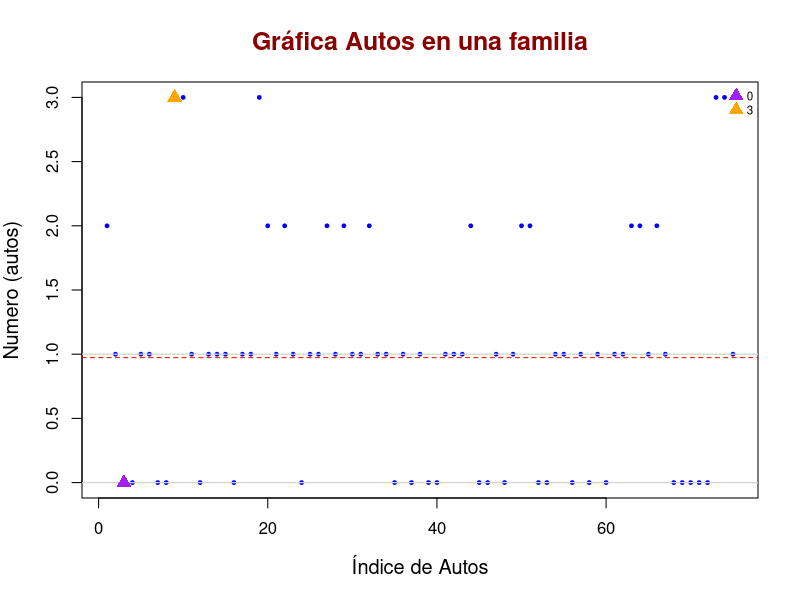
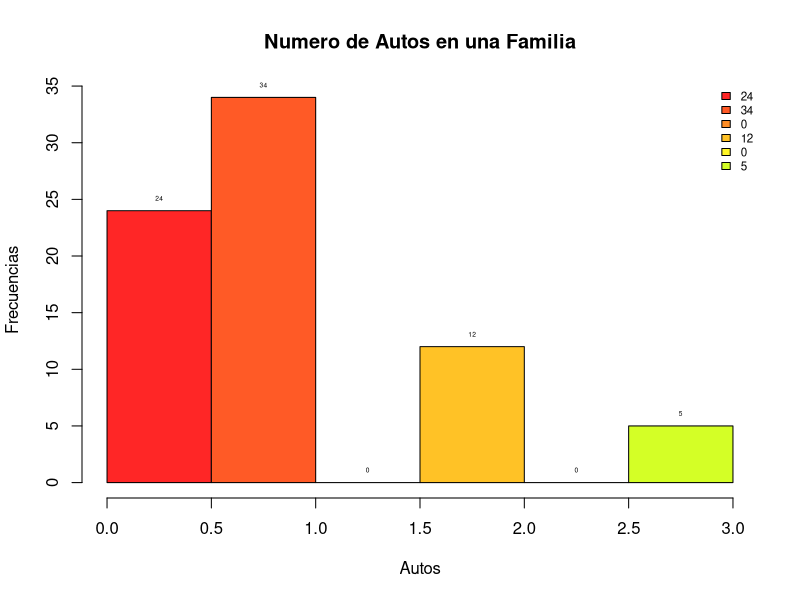
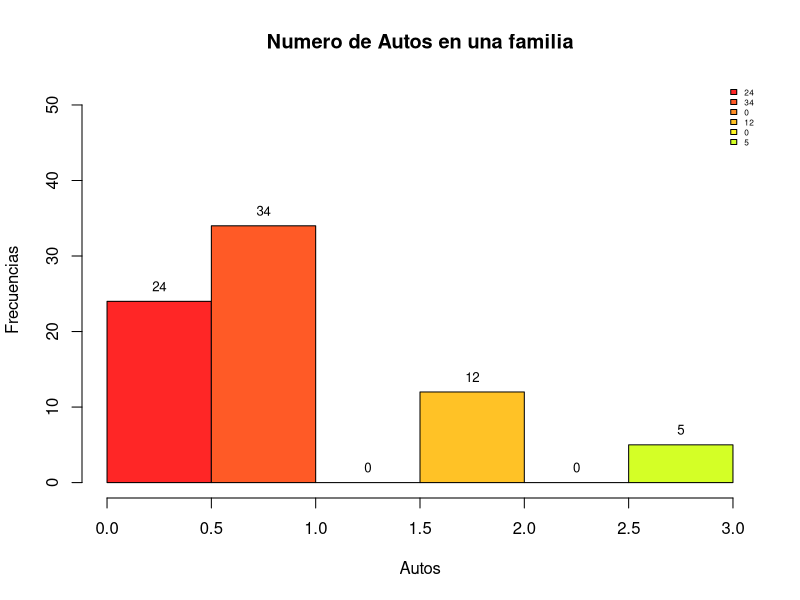
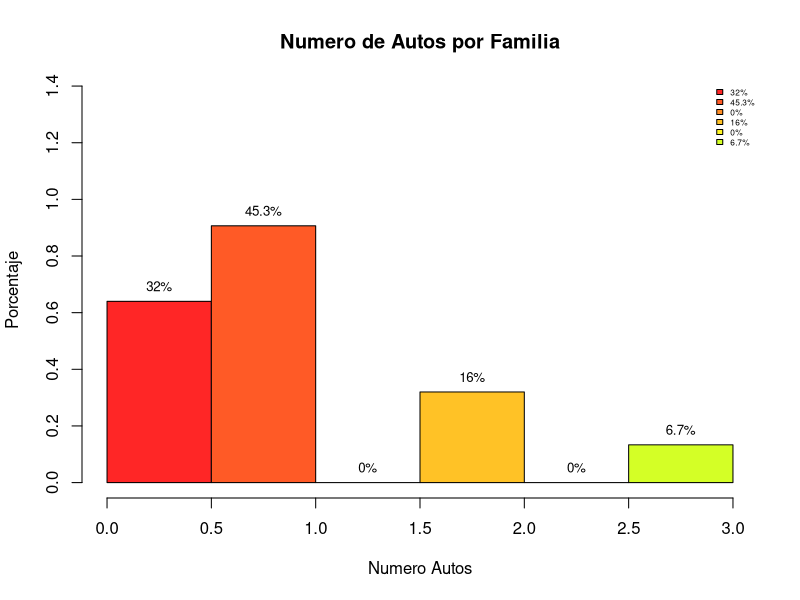
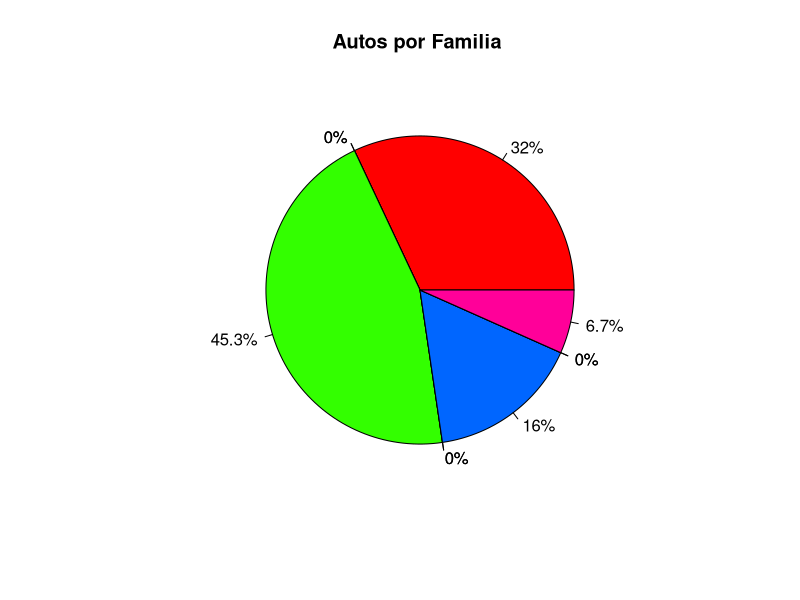
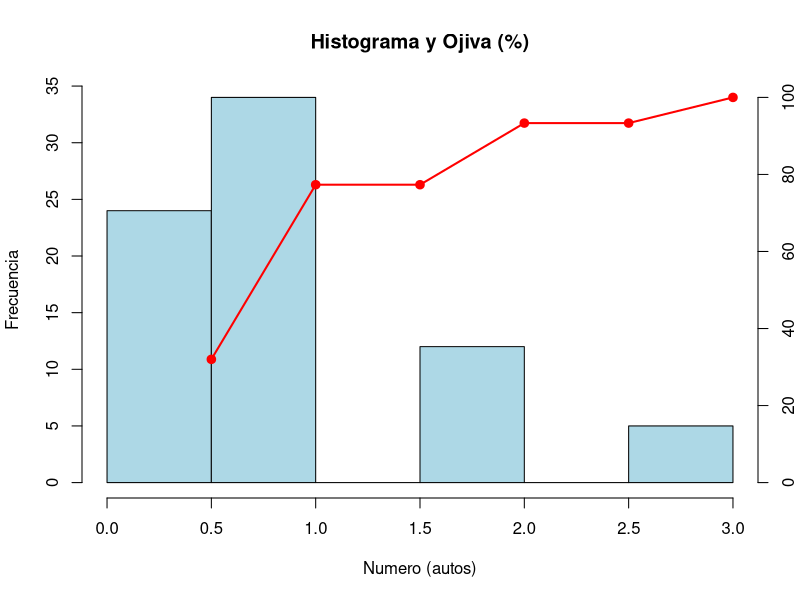

Write R code to recreate these figures, in order.
## ---- chunk 1
knitr::opts_chunk$set(echo = TRUE)
## ---- chunk 2
rm(list = ls())
## ---- chunk 3
Autos_familia <- c( 2, 1, 0, 0, 1, 1, 0, 0, 3, 3, 1, 0, 1, 1, 1, 0, 1, 1, 3, 2,
 1, 2, 1, 0, 1, 1, 2, 1, 2, 1, 1, 2, 1, 1, 0, 1, 0, 1, 0, 0, 1, 1, 1, 2, 0, 0, 1, 0, 1, 2, 2,
 0, 0, 1, 1, 0, 1, 0, 1, 0, 1, 1, 2, 2, 1, 2, 1, 0, 0, 0, 0, 0, 3, 3, 1)
## ---- chunk 4
summary(Autos_familia)
## ---- chunk 5
Autos_ord <- sort(Autos_familia); (Autos_ord)
cte <- 9
## ---- chunk 6
indices <- 1:3; (indices)
t <- cte*indices; (t)
## ---- chunk 7
mis_deciles <- Autos_ord[t]; (mis_deciles)
cuantiles <- quantile(Autos_familia); (cuantiles)
Q1 <- cuantiles[2]; (Q1)
Q2 <- cuantiles[3]; (Q2)
Q3 <- cuantiles[4]; (Q3)
## ---- chunk 8
x_media <- mean(Autos_familia);(x_media)
mi_min <- min(Autos_familia); (mi_min)
mi_max <- max(Autos_familia); (mi_max)
varianza <- var(Autos_familia); (varianza) 
DesvEst <- sd(Autos_familia); (DesvEst)
## ---- chunk 9
plot(
  Autos_familia,
  main = "Gráfica Autos en una familia",
  xlab = "Índice de Autos",
  ylab = "Numero (autos)",
  col = "blue",       
  pch = 19,           
  cex = 0.5,          
  cex.main = 1.5,     
  cex.lab = 1.2,      
  col.main = "darkred")
legend(
  "topright",                 
  legend = c(mi_min,mi_max),    
  pch = 17,
  col=c("purple","orange"),
  pt.cex = 1.5,                
  cex = 0.7,
  bty = "n"                    
)
abline(h = x_media, col = "red", lwd = 1, lty = 2)     
abline(h = Q2, col = "lightgreen", lwd = 1, lty = 3) 
abline(h = mis_deciles, col = "lightgray", lty = 1.5)
points(which.min(Autos_familia), min(Autos_familia), col = "purple", pch = 17, cex = 1.5)
points(which.max(Autos_familia), max(Autos_familia), col = "orange", pch = 17, cex = 1.5)
## ---- chunk 10
nbreaks=10;
miscolores <- rainbow(25,0.85);
h <- hist(Autos_familia, breaks = nbreaks, col= miscolores, 
          main = 'Numero de Autos en una Familia',
          xlab="Autos",
          ylab="Frecuencias")
text(h$mids, h$counts, labels = h$counts, pos = 3, cex = 0.4, 
     col = "black")
nl <- length(h$counts); 
legend(
  "topright",                  # ubicación
  legend = h$counts,    # etiquetas
  fill = miscolores,
  col = miscolores,    # colores (uno por cada símbolo)
  pt.cex = 1.5,                # tamaño de los símbolos
  cex = 0.7,
  bty = "n"                    # sin borde en la caja
)
## ---- chunk 11
nbreaks=10;
h2 <- hist(Autos_familia, breaks = nbreaks, col= miscolores, 
           main = 'Numero de Autos en una familia',
           xlab="Autos",
           ylab="Frecuencias",
           ylim=c(0,max(h$counts)*1.5))
text(h$mids, h$counts, labels = h$counts, pos = 3, cex = 0.8, 
     col = "black")
nl <- length(h$counts); 
legend(
  "topright",                
  legend = h$counts,    
  fill = miscolores,
  col = miscolores,    
  pt.cex = 1.5,               
  cex = 0.5,
  bty = "n"                    
)
## ---- chunk 12
h3 <- hist(Autos_familia, 
           breaks = nbreaks, 
           col= miscolores, 
           main = 'Numero de Autos por Familia',
           xlab="Numero Autos",
           ylab="Porcentaje",
           ylim=c(0,max(h$density)*1.5),
           probability=TRUE)
porcentajes <- h3$counts/sum(h3$counts)*100

text(h3$mids, 
     h3$density, 
     labels = paste0(round(porcentajes,1),"%"),
     pos = 3, 
     cex = 0.8, 
     col = "black")

nl <- length(h3$counts); (nl)
legend(
  "topright",                
  legend = paste0(round(porcentajes,1),"%"),
  fill = miscolores,
  cex = 0.5,
  bty = "n"                   
)
## ---- chunk 13
nbreaks <- 10
intervalos <- cut(Autos_familia, breaks = nbreaks); (intervalos)
tabla <- table(intervalos); (tabla)
porcentajes <- round(prop.table(tabla) * 100, 1); (porcentajes)
pie(tabla,
    main = "Autos por Familia ",
    col = rainbow(length(tabla)),
    labels = paste0(porcentajes, "%"))
## ---- chunk 14
##---- Grafica combinada ----
nbreaks <- 10
h <- hist(Autos_familia, breaks = nbreaks, plot = FALSE)
hist(Autos_familia,
     breaks = nbreaks,
     col = "lightblue",
     main = "Histograma y Ojiva (%)",
     xlab = "Numero (autos)",
     ylab = "Frecuencia")
freq_acum_pct <- cumsum(h$counts) / sum(h$counts) * 100
x_vals <- h$breaks[-1]
par(new = TRUE)
plot(x_vals, freq_acum_pct,
     type = "o", pch = 19, lwd = 2, col = "red",
     axes = FALSE, xlab = "", ylab = "",
     xlim = range(h$breaks), ylim = c(0, 100))
axis(4)                           
